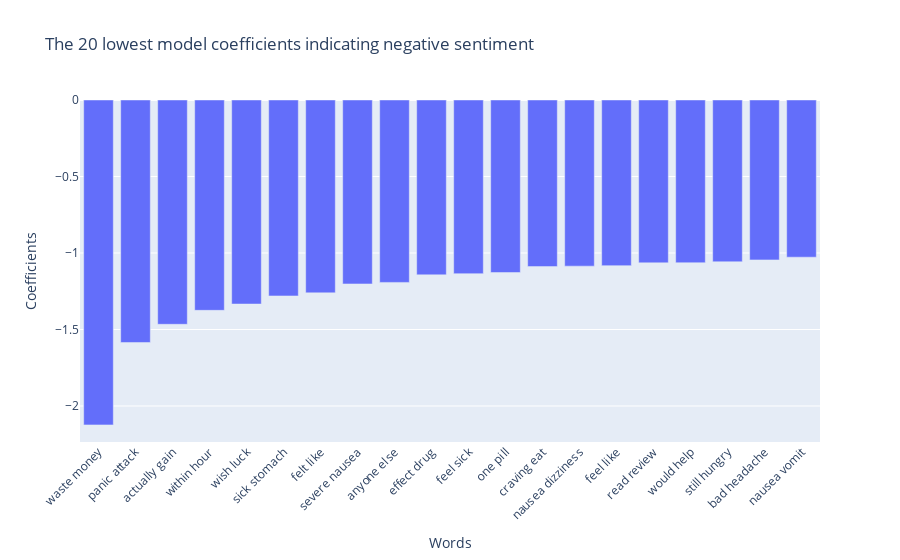

Write notebook code for a chart like this one.
### Markdown cell above
We can also get the bottom 20 rows which would indicate negative sentiment.

### Code cell
# Sort the DataFrame by 'coefficients' column in ascending order and select the top 20 rows
top_20_negative = word_counts.sort_values("coefficients", ascending=True).head(20)

# Create the bar plot
fig = px.bar(top_20_negative, x=top_20_negative.index, y="coefficients",
             title="The 20 lowest model coefficients indicating negative sentiment",
             labels={"coefficients": "Coefficients", "index": "Words"})

# Rotate x-axis labels by 45 degrees
fig.update_layout(xaxis_tickangle=-45)

# Show the plot
fig.show()

### Figure 1 — Plotly figure (JSON) as saved in the notebook; plotly's stock layout.template omitted (floating-point values rounded to 4 significant figures)
{"data": [{"alignmentgroup": "True", "hovertemplate": "Words=%{x}<br>Coefficients=%{y}<extra></extra>", "legendgroup": "", "marker": {"color": "#636efa", "pattern": {"shape": ""}}, "name": "", "offsetgroup": "", "orientation": "v", "showlegend": false, "textposition": "auto", "type": "bar", "x": ["waste money", "panic attack", "actually gain", "within hour", "wish luck", "sick stomach", "felt like", "severe nausea", "anyone else", "effect drug", "feel sick", "one pill", "craving eat", "nausea dizziness", "feel like", "read review", "would help", "still hungry", "bad headache", "nausea vomit"], "xaxis": "x", "y": [-2.124, -1.585, -1.466, -1.375, -1.334, -1.281, -1.261, -1.202, -1.192, -1.143, -1.135, -1.128, -1.089, -1.086, -1.083, -1.064, -1.064, -1.057, -1.045, -1.027], "yaxis": "y"}], "layout": {"autosize": true, "barmode": "relative", "legend": {"tracegroupgap": 0}, "title": {"text": "The 20 lowest model coefficients indicating negative sentiment"}, "xaxis": {"anchor": "y", "autorange": true, "domain": [0, 1], "range": [-0.5, 19.5], "tickangle": -45, "title": {"text": "Words"}, "type": "category"}, "yaxis": {"anchor": "x", "autorange": true, "domain": [0, 1], "range": [-2.235, 0], "title": {"text": "Coefficients"}, "type": "linear"}}}
